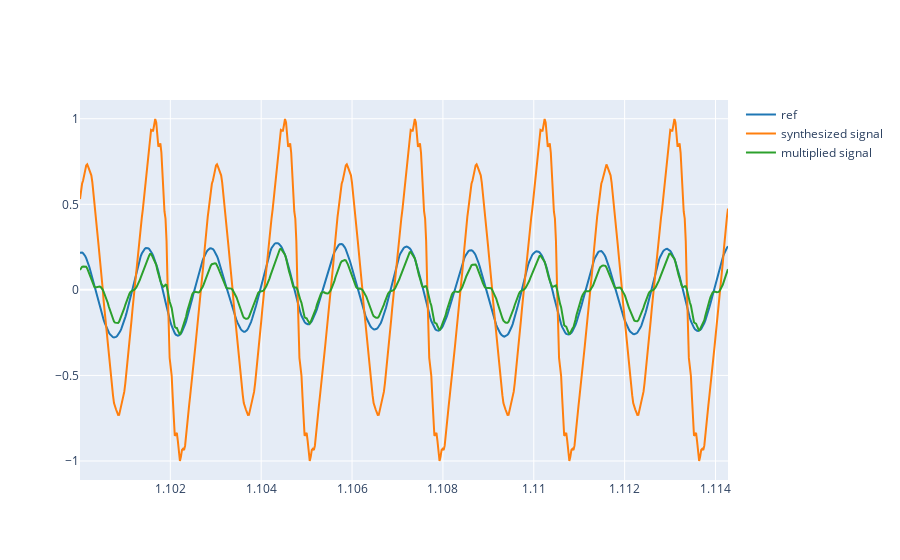

The code cell stored with this chart in its notebook:
### Markdown cell above
2.5 Now let's apply this envelope to the synthesized signal. Copy the code from Lab3 Ex. 2.1 and generate the synthesized signal. Then multiply the synthesized signal by the envelope. Note that both signal and envelope should have the same length. You can define a time vector of the same length of the envelope to create the signal:

### Code cell
# Write your code here
weights = [0.117, 1, 0.118, 0.126, 0.071, 0.012, 0.014, 0.01, 0.027, 0.016, 0.009, 0.0088, 0.006, 0.003, 0.0039, 0.0035, 0.0036, 0.0047, 0.0027, 0.0053, 0.0068, 0.011, 0.018, 0.02, 0.015, 0.02, 0.003]
def synthesize(f0, phi, Ak, t):
  y = 0
  for k in range(1, len(Ak) + 1):
    y += Ak[k-1] * np.cos(2*np.pi*k*f0*t + k*phi - (k-1)*np.pi/2)
  return y

f0 = 350
T = 1 / f0

duration = len(ref) / fs
t = np.linspace(0, duration, len(ref))
synthesized_signal = synthesize(f0, -2.7, weights, t)

synth_signal = synthesized_signal / np.max(np.abs(synthesized_signal))
ref = ref / np.max(np.abs(ref))
y = y / np.max(np.abs(y))
t_start = 1.10  
t_end = t_start + 5 * T
mult_signal = synth_signal * y
plot_signals([ref, synth_signal, mult_signal], fs, t_start=t_start, t_end=t_end, name=['ref', 'synthesized signal', 'multiplied signal'])

### Figure 1 — Plotly figure (JSON) as saved in the notebook; plotly's stock layout.template omitted (floating-point values rounded to 4 significant figures; data arrays with more than 128 entries replaced by an {"elided": "..."} marker saying what was removed)
{"data": [{"line": {"color": "#1f77b4", "shape": "linear"}, "mode": "lines", "name": "ref", "type": "scatter", "x": {"elided": "630 float values"}, "y": {"elided": "630 float values"}}, {"line": {"color": "#ff7f0e", "shape": "linear"}, "mode": "lines", "name": "synthesized signal", "type": "scatter", "x": {"elided": "630 float values"}, "y": {"elided": "630 float values"}}, {"line": {"color": "#2ca02c", "shape": "linear"}, "mode": "lines", "name": "multiplied signal", "type": "scatter", "x": {"elided": "630 float values"}, "y": {"elided": "630 float values"}}], "layout": {}}
